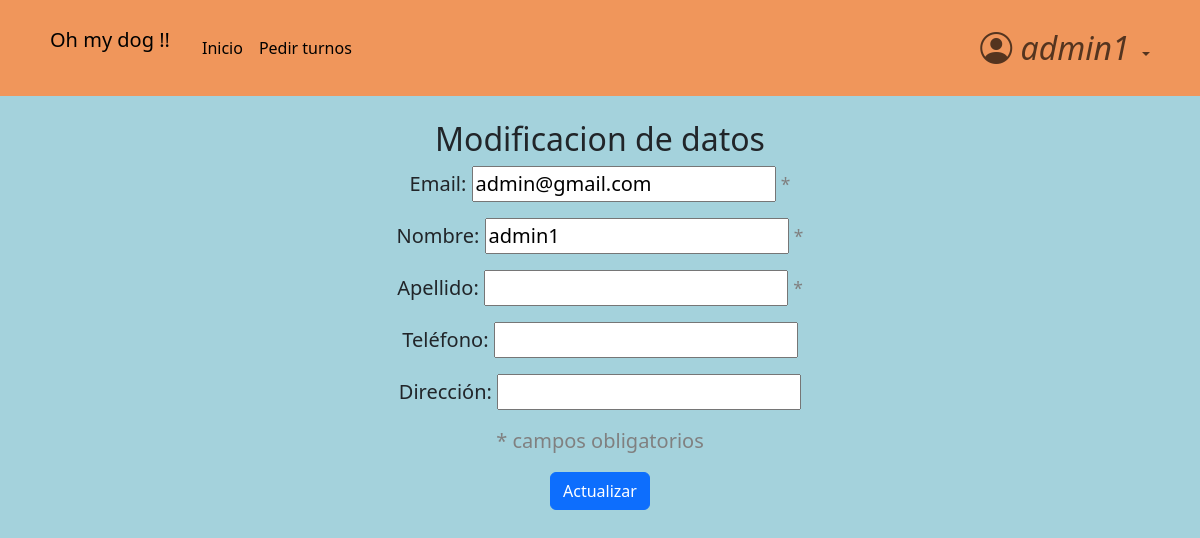
The page /accounts/modif/ (signed in) on the database as committed earlier.
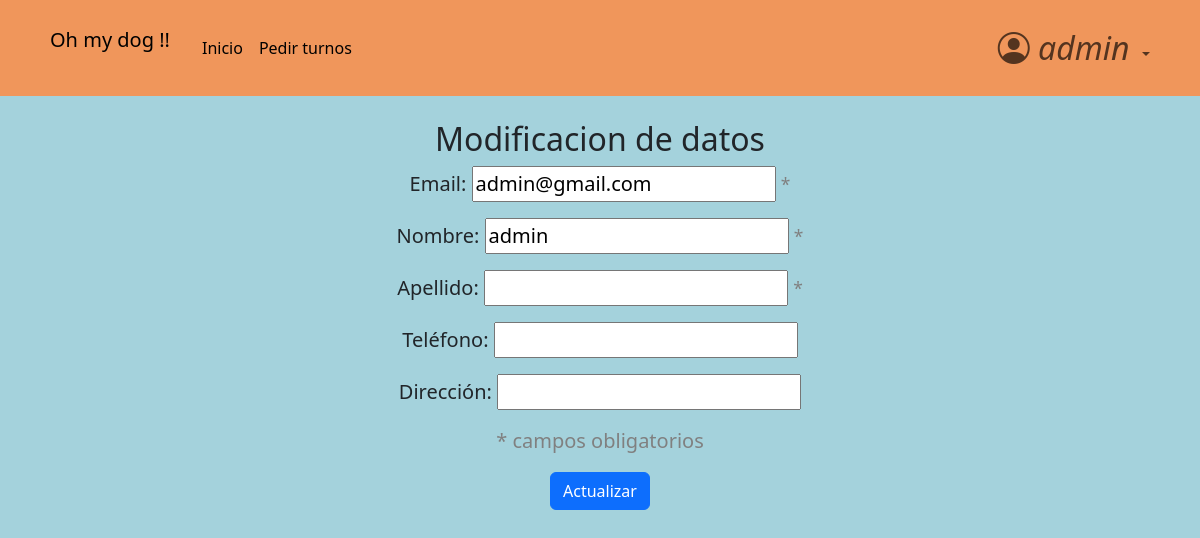
The same page on the database as committed later.
### accounts/models.py (models this page shows, shortened)
class CustomUser(AbstractBaseUser, PermissionsMixin):
    email = models.EmailField(
        verbose_name="email",
        unique=True,
        max_length=40
    )
    name = models.CharField(
        max_length=30
    )
    surname = models.CharField(
        max_length=30,
        blank=True,
        null=True
    )
    address = models.CharField(
        max_length=30,
        blank=True,
        null=True
    )
    telephone = models.SlugField(
        max_length=15,
        blank=True,
        null=True,
    )
    is_active = models.BooleanField(
        default=True,
    )
    is_staff = models.BooleanField(
        default=False,
    )
    is_admin = models.BooleanField(
        default=False,
    )
    last_login = models.DateTimeField(
        verbose_name="last login",
        default=datetime.datetime.now,
    )
    is_veterinario = models.BooleanField(
        default=False,
    )
    USERNAME_FIELD = "email"    #variable por la cual se ingresa, dice username pero seria como 'campo que representa el inicio de sesion'
    REQUIRED_FIELDS = ['name',]    #no permite registros si no tiene estos campos completos
    objects = CustomUserManager()
    def __str__(self):
        return self.name + ' ' + str(self.surname or '')

### accounts/views.py (the view)
# urls.py: path('modif/', views.account_modif_view,
@login_required
def account_modif_view(request):
    if not request.user.is_authenticated:
        return redirect('login')
    if request.POST:
        form = CustomUserModificationForm(request.POST, instance=request.user)
        if form.is_valid():
            form.save()
            return redirect('account_modif_succeed')
    else:
        form = CustomUserModificationForm(
            initial = {
                "email": request.user.email,
                "name": request.user.name,
                "surname": request.user.surname,
                "telephone": request.user.telephone,
                "address": request.user.address
            }
        )
    return render(request, 'registration/account_modif.html', {'account_form': form})

### accounts/forms.py (shortened to what this page needs)
class CustomUserModificationForm(forms.ModelForm):
    email = forms.EmailField(
        help_text = "*",
        max_length=40,
    )
    name = forms.CharField(
        label="Nombre",
        required=True,
        help_text = "*",
        max_length=30,
    )
    surname = forms.CharField(
        label="Apellido",
        required=True,
        help_text = "*",
        max_length=30,
    )
    telephone = forms.CharField(
        label="Teléfono",
        required=False,
        max_length=12,
    )
    address = forms.CharField(
        label="Dirección",
        required=False,
        max_length=30,
    )
    class Meta:
        model = CustomUser
        fields = ('email', 'name', 'surname', 'telephone', 'address')
        error_messages = {
            'email': {
                "unique": "El email ingresado ya se encuentra en uso",
            },
        }

### accounts/templates/registration/account_modif.html (shortened to what this page needs)
{% extends 'base.html' %}
{% block content %}
<main>
    <br>
    <h2 style="text-align:center;">Modificacion de datos</h2>
    <form method="post">
        {% for field in account_form %}
            <p style="text-align:center;">
                {{field.label_tag}}
                {{field}}
                {% if field.help_text %}
                    <small style="color: grey;">{{field.help_text}}</small>
                {% endif %}
            </p>
        {% endfor %}
        <p style="text-align:center; color:grey"> * campos obligatorios</p>
    <div class="text-center">
        <button class="btn btn-primary">Actualizar</button>
    </div>
    </form>
    </main>
{% endblock content %}

### pages/templates/base.html (shortened to what this page needs)
<!DOCTYPE html>
<html>
{% load static %}
<head>
    {% block css %}
        <link rel="stylesheet" href="https://cdn.jsdelivr.net/npm/bootstrap-icons@1.10.5/font/bootstrap-icons.css">
    <link href="https://cdn.jsdelivr.net/npm/bootstrap@5.3.0-alpha3/dist/css/bootstrap.min.css" rel="stylesheet">
    <link rel="stylesheet" href="{% static 'css/styles.css' %}">
    {% endblock css %}
</head>
<body>
    <header>
            <nav class="navbar navbar-expand-lg header-ar">
                <div class="container">
                    <p class="navbar-brand header__marca p-2">Oh my dog !!</p>
                    <div class="collapse navbar-collapse show " id="navbarBasic">
                        <ul class="navbar-nav me-auto mb-2 mb-lg-0">
                            <li class="nav-item">
                                <a class="nav-link active" aria-current="page" href="{% url 'home' %}">Inicio</a>
                            </li>
                            {% if user.is_authenticated %}
                                {% if user.is_veterinario %}
                                    <li class="nav-item">
                                        <a class="nav-link active" aria-current="page" href="{% url 'list_users' %}">Lista de Clientes</a>
                                    </li>
                                    <li class="nav-item">
                                        <a class="nav-link active" aria-current="page" href="{% url 'client_registration' %}">Registrar cliente</a>
                                    </li>
                                    <li class="nav-item">
                                        <a class="nav-link active" aria-current="page" href="{% url 'staffPanel'  %}">Turnos</a>
                                    </li>
                                    <li class="nav-item">
                                        <a class="nav-link active" aria-current="page" href="{% url 'calendar' user.id %}">Pedir turnos</a>
                                    </li>
                                    <ul>
                                        <form class="d-flex" method=POST action="{% url 'search_user' %}">
                                            {% csrf_token %}
                                            <input type="search" class="form-control me-2" placeholder="Buscar Cliente" aria-label="Search" name="buscado">
                                            <button class="btn btn-outline-secondary" type="submit">Buscar</button>
                                        </form>
                                    </ul>
                                {% else %}
                                    <li class="nav-item">
                                        <a class="nav-link active" aria-current="page" href="{% url 'calendar' user.id %}">Pedir turnos</a>
                                    </li>
                                {% endif %}
                                </ul>
                                    <ul class="navbar-nav mb-2 mb-lg-0 ">
                                        <li class="nav-item dropdown">
                                            <a class="nav-link dropdown-toggle icono-user" role="button" data-bs-toggle="dropdown" aria-expanded="False">
                                                {% if user.is_veterinario %}
                                                    <i class="bi bi-person-circle">
                                                        Veterinario
                                                    </i>
                                                {% else %}
                                                    <i class="bi bi-person-circle">
                                                        {{ user }}
                                                    </i>
                                                {% endif %}
                                            </a>
                                        </li>
                                    </ul>
                        {% endif %}
                </div>
            </div>
        </nav>
    </header>
{% block content %}
{% endblock content %}
</body>
</html>

Rows that differ between the two databases and show on the page:
changed CustomUser "admin@gmail.com": name+surname "admin1" → "admin"; name "admin1" → "admin"
